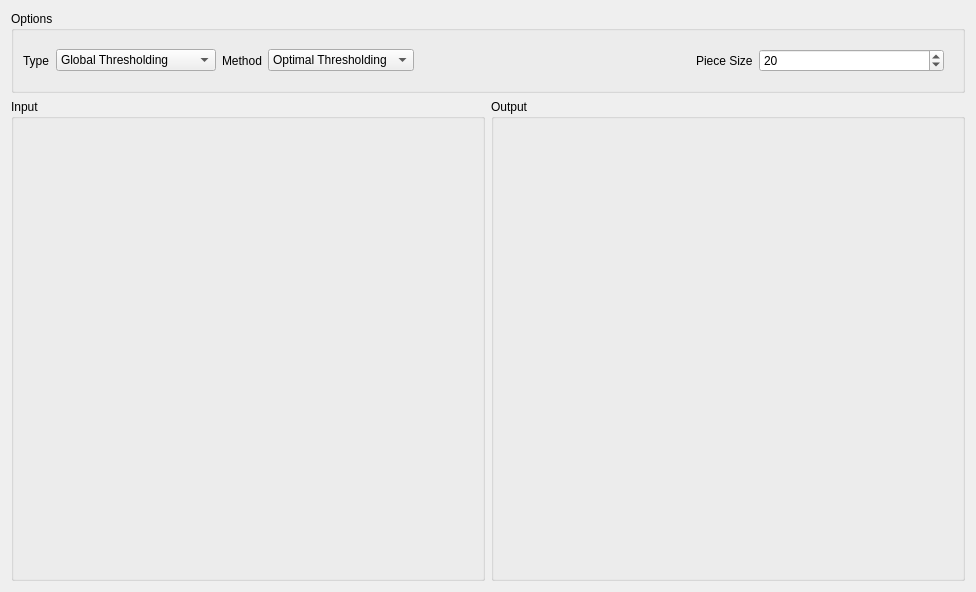
<?xml version="1.0" encoding="UTF-8"?>
<ui version="4.0">
 <class>page9</class>
 <widget class="QWidget" name="page9">
  <property name="geometry">
   <rect>
    <x>0</x>
    <y>0</y>
    <width>976</width>
    <height>592</height>
   </rect>
  </property>
  <property name="windowTitle">
   <string>Form</string>
  </property>
  <layout class="QGridLayout" name="gridLayout">
   <item row="1" column="0">
    <widget class="QGroupBox" name="groupBox_2">
     <property name="title">
      <string>Input</string>
     </property>
     <layout class="QHBoxLayout" name="horizontalLayout_2">
      <item>
       <widget class="Clickable" name="Image">
        <property name="text">
         <string/>
        </property>
        <property name="alignment">
         <set>Qt::AlignCenter</set>
        </property>
       </widget>
      </item>
     </layout>
    </widget>
   </item>
   <item row="1" column="1">
    <widget class="QGroupBox" name="groupBox_3">
     <property name="title">
      <string>Output</string>
     </property>
     <layout class="QHBoxLayout" name="horizontalLayout_3">
      <item>
       <widget class="QLabel" name="Image2">
        <property name="text">
         <string/>
        </property>
        <property name="alignment">
         <set>Qt::AlignCenter</set>
        </property>
       </widget>
      </item>
     </layout>
    </widget>
   </item>
   <item row="0" column="0" colspan="2">
    <widget class="QGroupBox" name="groupBox">
     <property name="sizePolicy">
      <sizepolicy hsizetype="Preferred" vsizetype="Maximum">
       <horstretch>0</horstretch>
       <verstretch>0</verstretch>
      </sizepolicy>
     </property>
     <property name="title">
      <string>Options</string>
     </property>
     <layout class="QHBoxLayout" name="horizontalLayout">
      <item>
       <widget class="QLabel" name="label">
        <property name="sizePolicy">
         <sizepolicy hsizetype="Maximum" vsizetype="Preferred">
          <horstretch>0</horstretch>
          <verstretch>0</verstretch>
         </sizepolicy>
        </property>
        <property name="text">
         <string>Type</string>
        </property>
       </widget>
      </item>
      <item>
       <widget class="QComboBox" name="typeCombo">
        <item>
         <property name="text">
          <string>Global Thresholding</string>
         </property>
        </item>
        <item>
         <property name="text">
          <string>Local Thresholding</string>
         </property>
        </item>
        <item>
         <property name="text">
          <string>MultiLevel Thresholding</string>
         </property>
        </item>
       </widget>
      </item>
      <item>
       <widget class="QLabel" name="label_2">
        <property name="sizePolicy">
         <sizepolicy hsizetype="Maximum" vsizetype="Preferred">
          <horstretch>0</horstretch>
          <verstretch>0</verstretch>
         </sizepolicy>
        </property>
        <property name="text">
         <string>Method</string>
        </property>
       </widget>
      </item>
      <item>
       <widget class="QComboBox" name="methodCombo">
        <item>
         <property name="text">
          <string>Optimal Thresholding</string>
         </property>
        </item>
        <item>
         <property name="text">
          <string>Ostu Thresholding</string>
         </property>
        </item>
       </widget>
      </item>
      <item>
       <spacer name="horizontalSpacer">
        <property name="orientation">
         <enum>Qt::Horizontal</enum>
        </property>
        <property name="sizeType">
         <enum>QSizePolicy::Expanding</enum>
        </property>
        <property name="sizeHint" stdset="0">
         <size>
          <width>40</width>
          <height>20</height>
         </size>
        </property>
       </spacer>
      </item>
      <item>
       <widget class="QStackedWidget" name="stackedWidget">
        <property name="currentIndex">
         <number>1</number>
        </property>
        <widget class="QWidget" name="page_3"/>
        <widget class="QWidget" name="page">
         <layout class="QHBoxLayout" name="horizontalLayout_4">
          <item>
           <widget class="QLabel" name="label_3">
            <property name="sizePolicy">
             <sizepolicy hsizetype="Maximum" vsizetype="Preferred">
              <horstretch>0</horstretch>
              <verstretch>0</verstretch>
             </sizepolicy>
            </property>
            <property name="text">
             <string>Piece Size</string>
            </property>
           </widget>
          </item>
          <item>
           <widget class="QSpinBox" name="pieceSpin">
            <property name="minimum">
             <number>5</number>
            </property>
            <property name="value">
             <number>20</number>
            </property>
           </widget>
          </item>
         </layout>
        </widget>
        <widget class="QWidget" name="page_2">
         <layout class="QHBoxLayout" name="horizontalLayout_5">
          <item>
           <widget class="QLabel" name="label_4">
            <property name="text">
             <string># of Modes</string>
            </property>
           </widget>
          </item>
          <item>
           <widget class="QSlider" name="horizontalSlider">
            <property name="minimum">
             <number>1</number>
            </property>
            <property name="maximum">
             <number>6</number>
            </property>
            <property name="orientation">
             <enum>Qt::Horizontal</enum>
            </property>
            <property name="tickPosition">
             <enum>QSlider::TicksBelow</enum>
            </property>
            <property name="tickInterval">
             <number>1</number>
            </property>
           </widget>
          </item>
         </layout>
        </widget>
       </widget>
      </item>
     </layout>
    </widget>
   </item>
  </layout>
 </widget>
 <customwidgets>
  <customwidget>
   <class>Clickable</class>
   <extends>QLabel</extends>
   <header>utilities/clickable.h</header>
   <slots>
    <signal>clicked()</signal>
   </slots>
  </customwidget>
 </customwidgets>
 <resources/>
 <connections/>
</ui>
